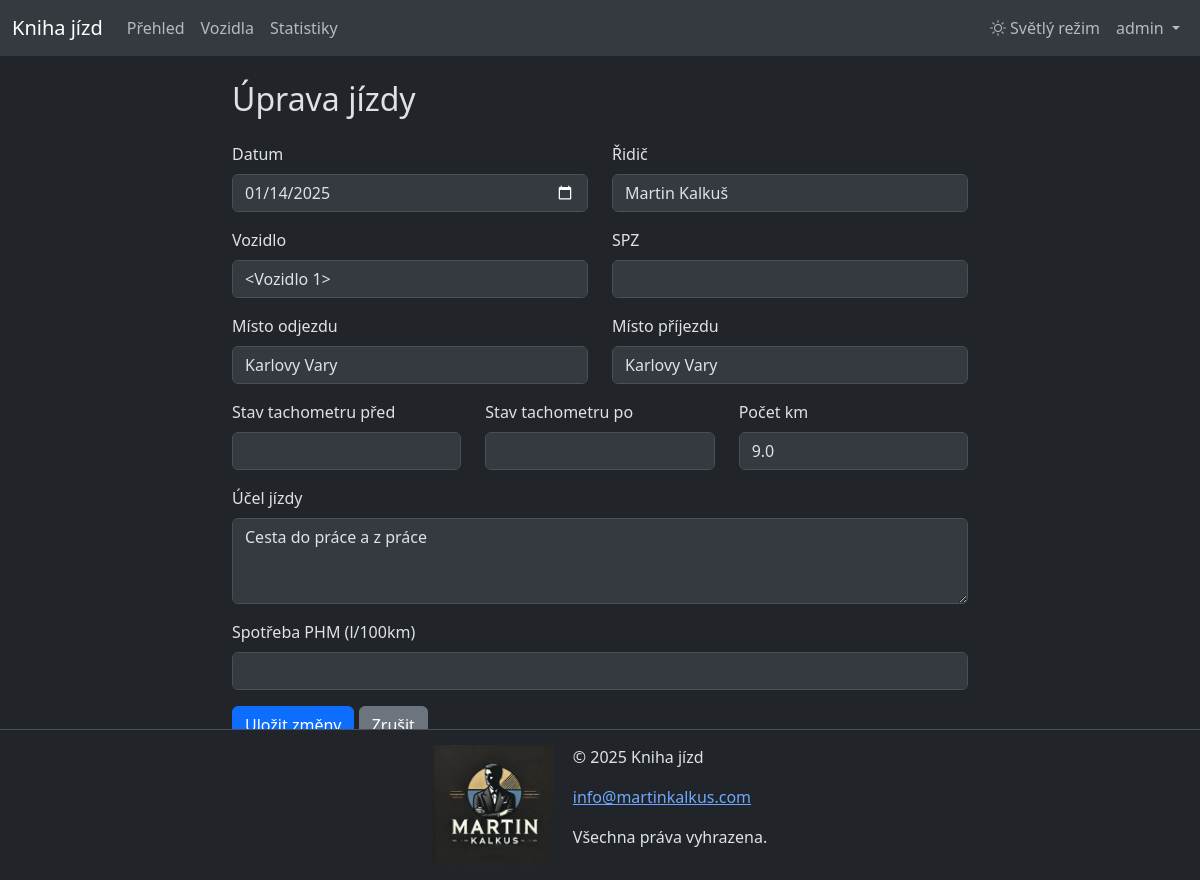
/uprava_jizdy/1 (signed in), run on the app's committed database.
### models.py (models this page shows, shortened)
class User(UserMixin, db.Model):
    __tablename__ = 'users'
    id = db.Column(Integer, primary_key=True)
    username = db.Column(String(80), unique=True, nullable=False)
    prijmeni = db.Column(String(80), nullable=False)  # Nové pole pro příjmení
    email = db.Column(String(120), unique=True, nullable=False)
    password_hash = db.Column(String(128))
    max_vozidel = db.Column(Integer, default=1)  # Maximální počet vozidel
    created_at = db.Column(DateTime, default=datetime.utcnow)
    platnost_do = db.Column(DateTime, nullable=False)  # Nové pole pro platnost účtu
    is_admin = db.Column(Boolean, default=False)
    dark_mode = db.Column(Boolean, default=True)  # Preference dark mode

class Jizda(db.Model):
    __tablename__ = 'jizdy'
    id = db.Column(Integer, primary_key=True)
    datum = db.Column(DateTime, nullable=False)
    vozidlo_id = db.Column(Integer, db.ForeignKey('vozidla.id'), nullable=False)
    vozidlo = db.relationship('Vozidlo', backref=db.backref('jizdy', lazy=True))
    ridic = db.Column(String(100), nullable=False)
    misto_odjezdu = db.Column(String(200), nullable=False)
    misto_prijezdu = db.Column(String(200), nullable=False)
    pocet_km = db.Column(Float, nullable=False)
    ucel_jizdy = db.Column(String(200), nullable=False)
    stav_tachometru = db.Column(Integer, nullable=False)
    typ_jizdy = db.Column(String(20), nullable=False, default='pracovní')  # Nový sloupec pro typ jízdy

### app.py (the view, shortened to what this page needs)
@app.route('/uprava_jizdy/<int:id>', methods=['GET', 'POST'])
@login_required
def uprava_jizdy(id):
    jizda = Jizda.query.get_or_404(id)
    return render_template('uprava_jizdy.html', jizda=jizda)

### app.py (called while the page is built)
@app.before_request
def before_request():
    if 'dark_mode' not in session:
        session['dark_mode'] = True

@login_manager.user_loader
def load_user(user_id):
    return User.query.get(int(user_id))

@app.context_processor
def utility_processor():
    return {'now': datetime.now()}

### templates/uprava_jizdy.html (shortened to what this page needs)
{% extends "base.html" %}
{% block content %}
<div class="row">
    <div class="col-md-8 offset-md-2">
        <h2>Úprava jízdy</h2>
        <form method="POST" class="mt-4">
            <div class="row mb-3">
                <div class="col-md-6">
                    <label for="datum" class="form-label">Datum</label>
                    <input type="date" class="form-control" id="datum" name="datum"
                           value="{{ jizda.datum.strftime('%Y-%m-%d') }}" required>
                </div>
                <div class="col-md-6">
                    <label for="ridic" class="form-label">Řidič</label>
                    <input type="text" class="form-control" id="ridic" name="ridic"
                           value="{{ jizda.ridic }}" required>
                </div>
            </div>
            <div class="row mb-3">
                <div class="col-md-6">
                    <label for="vozidlo" class="form-label">Vozidlo</label>
                    <input type="text" class="form-control" id="vozidlo" name="vozidlo"
                           value="{{ jizda.vozidlo }}" required>
                </div>
                <div class="col-md-6">
                    <label for="spz" class="form-label">SPZ</label>
                    <input type="text" class="form-control" id="spz" name="spz"
                           value="{{ jizda.spz }}" required>
                </div>
            </div>
            <div class="row mb-3">
                <div class="col-md-6">
                    <label for="misto_odjezdu" class="form-label">Místo odjezdu</label>
                    <input type="text" class="form-control" id="misto_odjezdu" name="misto_odjezdu"
                           value="{{ jizda.misto_odjezdu }}" required>
                </div>
                <div class="col-md-6">
                    <label for="misto_prijezdu" class="form-label">Místo příjezdu</label>
                    <input type="text" class="form-control" id="misto_prijezdu" name="misto_prijezdu"
                           value="{{ jizda.misto_prijezdu }}" required>
                </div>
            </div>
            <div class="row mb-3">
                <div class="col-md-4">
                    <label for="stav_tachometru_pred" class="form-label">Stav tachometru před</label>
                    <input type="number" class="form-control" id="stav_tachometru_pred" name="stav_tachometru_pred"
                           value="{{ jizda.stav_tachometru_pred }}" required>
                </div>
                <div class="col-md-4">
                    <label for="stav_tachometru_po" class="form-label">Stav tachometru po</label>
                    <input type="number" class="form-control" id="stav_tachometru_po" name="stav_tachometru_po"
                           value="{{ jizda.stav_tachometru_po }}" required>
                </div>
                <div class="col-md-4">
                    <label for="pocet_km" class="form-label">Počet km</label>
                    <input type="number" step="0.1" class="form-control" id="pocet_km" name="pocet_km"
                           value="{{ jizda.pocet_km }}" required>
                </div>
            </div>
            <div class="mb-3">
                <label for="ucel_jizdy" class="form-label">Účel jízdy</label>
                <textarea class="form-control" id="ucel_jizdy" name="ucel_jizdy" rows="3" required>{{ jizda.ucel_jizdy }}</textarea>
            </div>
            <div class="mb-3">
                <label for="spotreba_phm" class="form-label">Spotřeba PHM (l/100km)</label>
                <input type="number" step="0.1" class="form-control" id="spotreba_phm" name="spotreba_phm"
                       value="{{ jizda.spotreba_phm }}">
            </div>
            <div class="mb-3">
                <button type="submit" class="btn btn-primary">Uložit změny</button>
                <a href="{{ url_for('index') }}" class="btn btn-secondary">Zrušit</a>
            </div>
        </form>
    </div>
</div>
{% endblock %}

### templates/base.html (shortened to what this page needs)
<!DOCTYPE html>
<html lang="cs" data-bs-theme="{{ 'dark' if current_user.is_authenticated and current_user.dark_mode else 'dark' }}">
<head>
    <link href="https://cdn.jsdelivr.net/npm/bootstrap@5.3.2/dist/css/bootstrap.min.css" rel="stylesheet">
    <link href="{{ url_for('static', filename='css/dark-mode.css') }}" rel="stylesheet">
</head>
<body>
    <nav class="navbar navbar-expand-lg bg-body-tertiary">
        <div class="container-fluid">
            <a class="navbar-brand" href="{{ url_for('index') }}">Kniha jízd</a>
            <div class="collapse navbar-collapse" id="navbarNav">
                <ul class="navbar-nav me-auto">
                    {% if current_user.is_authenticated %}
                    <li class="nav-item">
                        <a class="nav-link" href="{{ url_for('index') }}">Přehled</a>
                    </li>
                    <li class="nav-item">
                        <a class="nav-link" href="{{ url_for('vozidla') }}">Vozidla</a>
                    </li>
                    <li class="nav-item">
                        <a class="nav-link" href="{{ url_for('statistiky') }}">Statistiky</a>
                    </li>
                    {% endif %}
                </ul>
                <ul class="navbar-nav">
                    <li class="nav-item">
                        <button class="btn nav-link" id="toggleTheme">
                            <i class="bi" id="themeIcon"></i>
                            <span id="themeText">{{ 'Světlý režim' if current_user.is_authenticated and current_user.dark_mode else 'Tmavý režim' }}</span>
                        </button>
                    </li>
                    {% if current_user.is_authenticated %}
                    <li class="nav-item dropdown">
                        <a class="nav-link dropdown-toggle" href="#" id="userDropdown" role="button" data-bs-toggle="dropdown" aria-expanded="false">
                            {{ current_user.username }}
                        </a>
                    </li>
                    {% endif %}
                </ul>
            </div>
        </div>
    </nav>
    <div class="container mt-4">
        {% block content %}{% endblock %}
    </div>
    <footer class="footer">
        <div class="container">
            <img src="{{ url_for('static', filename='img/MK_logo.png') }}" alt="MK Logo" class="footer-logo">
            <div class="footer-text">
                <p>&copy; 2025 Kniha jízd</p>
                <p><a href="mailto:info@martinkalkus.com">info@martinkalkus.com</a></p>
                <p>Všechna práva vyhrazena.</p>
            </div>
        </div>
    </footer>
    <link rel="stylesheet" href="https://cdn.jsdelivr.net/npm/bootstrap-icons@1.11.3/font/bootstrap-icons.min.css">
</body>
</html>

### static/css/dark-mode.css (style rules this page uses)
[data-bs-theme="dark"] { --bs-body-color: #dee2e6; --bs-body-bg: #212529; --bs-primary: #0d6efd; --bs-secondary: #6c757d; --bs-success: #198754; --bs-info: #0dcaf0; --bs-warning: #ffc107; --bs-danger: #dc3545; --bs-light: #f8f9fa; --bs-dark: #212529; }
[data-bs-theme="dark"] .navbar { background-color: #343a40 !important; }
[data-bs-theme="dark"] .form-control, [data-bs-theme="dark"] .form-select { background-color: #343a40; border-color: #495057; color: #dee2e6; }

### templates/base.html (style rules this page uses)
.footer { position: fixed; bottom: 0; width: 100%; background-color: var(--bs-body-bg); padding: 15px 0; text-align: center; border-top: 1px solid var(--bs-border-color); }
.footer .container { display: flex; align-items: center; justify-content: center; gap: 20px; }
.footer-logo { width: auto; height: 120px; }
.footer-text { text-align: left; }
body { margin-bottom: 120px; }

### data on the page
User: username "admin"
Jizda: datum "01/14/2025", ridic "Martin Kalkuš", misto_odjezdu "Karlovy Vary", misto_prijezdu "Karlovy Vary", pocet_km "9.0", ucel_jizdy "Cesta do práce a z práce"
